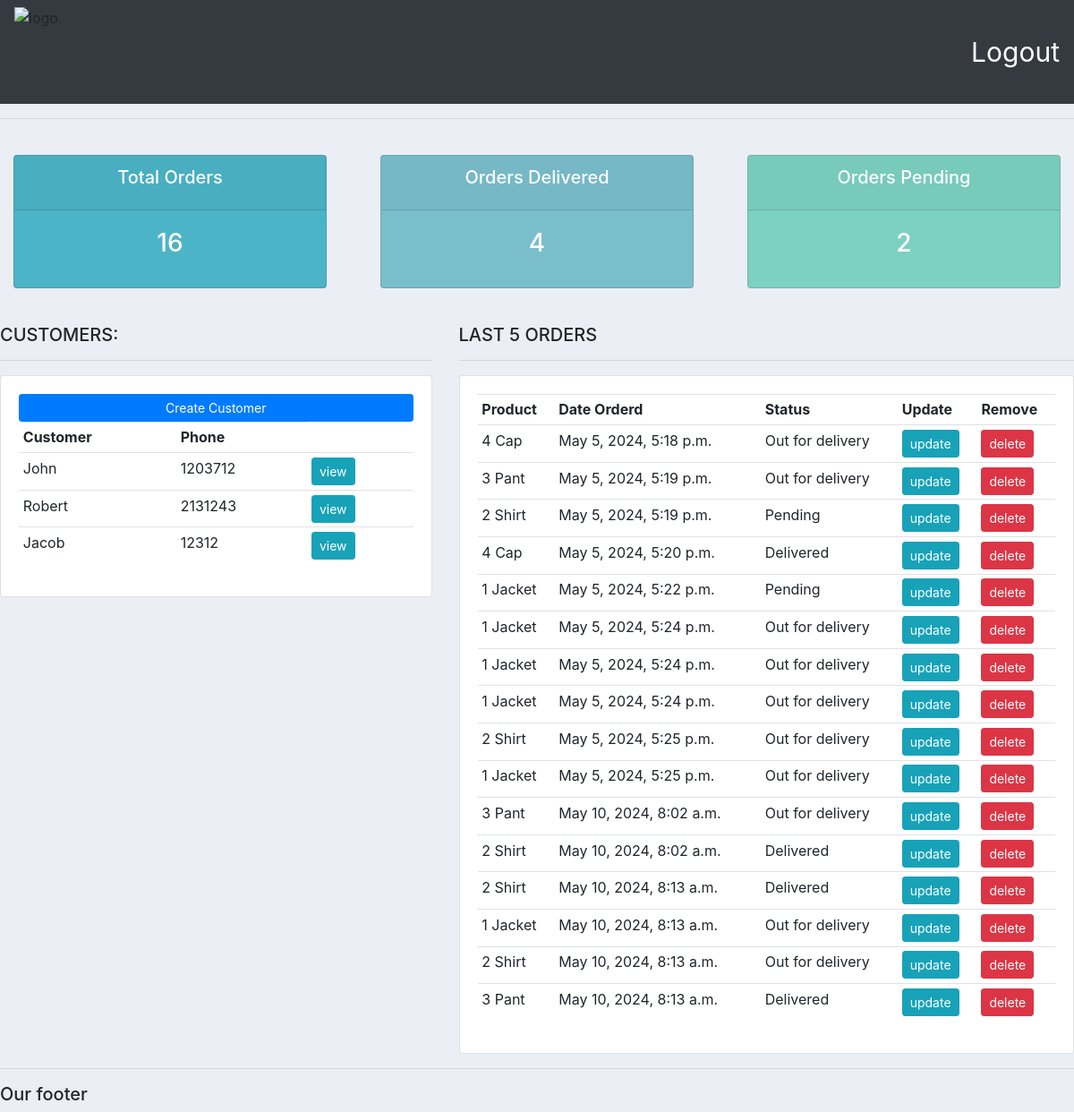
The page / (signed in) on the database as committed earlier.
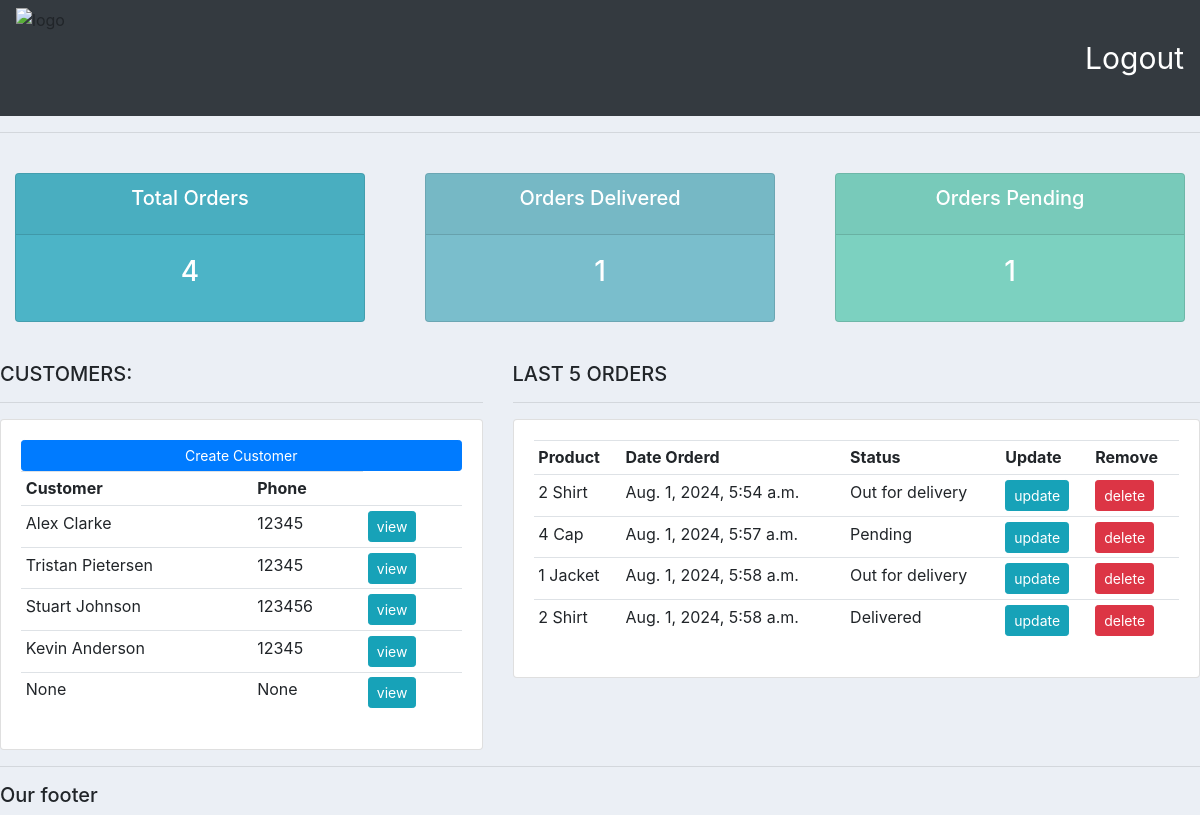
The same page on the database as committed later.
### accounts/models.py (models this page shows, shortened)
class Customer(models.Model):
    user = models.OneToOneField(User, null=True, on_delete = models.CASCADE)
    name = models.CharField(max_length=200, null=True)
    phone = models.CharField(max_length=200, null=True)
    email = models.CharField(max_length=200, null=True)
    date_created = models.DateTimeField(auto_now_add=True, null=True)

class Order(models.Model):
    STATUS = (
        ('Pending', 'Pending'),
        ('Out for delivery', 'Out for delivery'),
        ('Delivered', 'Delivered'),
    )
    customer = models.ForeignKey(Customer, null=True, on_delete=models.SET_NULL)
    product = models.ForeignKey(Product, null=True, on_delete=models.SET_NULL)
    date_created = models.DateTimeField(auto_now_add=True)
    status = models.CharField(max_length=200, null=True, choices=STATUS)
    note = models.CharField(max_length=1000, null=True)

class Product(models.Model):
    Category = (
        ('Indoor', 'Indoor'),
        ('Outdoor', 'Outdoor'),
        ('Delivery', 'Delivered'),
    )
    name = models.CharField(max_length=200, null=True)
    price = models.FloatField(null=True)
    category = models.CharField(max_length=200, null=True, choices=Category)
    description = models.CharField(max_length=200, null=True)
    date_created = models.DateTimeField(auto_now_add=True, null=True)
    tags = models.ManyToManyField(Tag)
    def __str__(self):
        return f'{self.id} {self.name}'

### accounts/decorators.py (the view)
    def inner(request, *args, **kwargs):
         user_group = None
         if request.user.groups.exists():
             all_groups = request.user.groups.all()
             user_group = all_groups[0].name
         if user_group == 'admin':
             return views_func(request, *args, **kwargs)
         elif user_group == 'customer':
             return redirect('user_page')
         else:
             return HttpResponse('Sorry! You are not allowed to see this page')

### accounts/views.py (called while the page is built)
@login_required(login_url='login')
@admin_only
def home(request):
    customers = Customer.objects.all()
    orders = Order.objects.all()
    total_customers = customers.count()
    total_orders = orders.count()
    delivered = orders.filter(status = 'Delivered').count()
    pending = orders.filter(status = 'Pending').count()
    context = {'customers' : customers, 'orders' : orders, 'total_customers' : total_customers, 'total_orders' : total_orders, 'delivered' : delivered, 'pending': pending}
    return render(request, 'accounts/dashboard.html', context)

### crm/templates/accounts/dashboard.html
{%  extends 'accounts/main.html' %}
{% block content %}
{% include 'accounts/status.html'%}
<br>
<div class="row">
	<div class="col-md-5">
		<h5>CUSTOMERS:</h5>
		<hr>
		<div class="card card-body">
			<a class="btn btn-primary  btn-sm btn-block" href="">Create Customer</a>
			<table class="table table-sm">
				<tr>
					<th>Customer</th>
					<th>Phone</th>
				</tr>
				{% for i in customers %}
				<tr>
				    <td>{{i.name}}</td>
					<td>{{i.phone}}</td>
					<td><a class="btn btn-sm btn-info" href="{% url 'customer' i.id %}" target="_blank">view</a></td>
				</tr>
				{% endfor%}
			</table>
		</div>
	</div>
	<div class="col-md-7">
		<h5>LAST 5 ORDERS</h5>
		<hr>
		<div class="card card-body">
			<table class="table table-sm">
				<tr>
					<th>Product</th>
					<th>Date Orderd</th>
					<th>Status</th>
					<th>Update</th>
					<th>Remove</th>
				</tr>
		    {% for i in orders %}
			<tr>
				<td>{{i.product}}</td>
				<td>{{i.date_created}}</td>
				<td>{{i.status}}</td>
				<td><a class="btn btn-sm btn-info" href="{% url 'update_order' i.id %}">update</a></td>
				<td><a class="btn btn-sm btn-danger" href="{% url 'delete_order' i.id %}">delete</a></td>
			</tr>
			{% endfor %}
			</table>
		</div>
	</div>
</div>
{% endblock %}

### crm/templates/accounts/main.html (shortened to what this page needs)
{% load static %}
<!DOCTYPE html>
<html lang="en">
<head>
    <link rel="stylesheet" href="https://cdn.jsdelivr.net/npm/bootstrap@4.0.0/dist/css/bootstrap.min.css">
    <link rel="stylesheet" type="text/css" href="{% static '/css/main.css' %}">
</head>
<body>
    {% include 'accounts/navbar.html'%}
    <hr>
    {% block content %}
    {% endblock %}
    <hr>
    <h5>Our footer</h5>
</body>
</html>

### crm/templates/accounts/navbar.html (shortened to what this page needs)
{% load static %}
<nav class="navbar navbar-expand-lg navbar-dark bg-dark">
    <img src="{% static 'images/logo_crm.jpg' %}" height='100px' width='200px' alt="logo">
    <span style="font-size:30px;"><a href="{% url 'logout' %}" style="color: white;">Logout</a></span>
  </nav>

### crm/templates/accounts/status.html
<br>
<div class="row">
	<div class="col">
		<div class="col-md">
			<div class="card text-center text-white  mb-3" id="total-orders">
			  	<div class="card-header">
			  		<h5 class="card-title">Total Orders</h5>
			  	</div>
			  	<div class="card-body">
			    	<h3 class="card-title">{{total_orders}}</h3>
			  	</div>
			</div>
		</div>
	</div>
	<div class="col">
		<div class="col-md">
			<div class="card text-center text-white  mb-3" id="orders-delivered">
			  	<div class="card-header">
			  		<h5 class="card-title">Orders Delivered</h5>
			  	</div>
			  	<div class="card-body">
			    	<h3 class="card-title">{{delivered}}</h3>
			  	</div>
			</div>
		</div>
	</div>
	<div class="col">
		<div class="col-md">
			<div class="card text-center text-white  mb-3" id="orders-pending">
			  	<div class="card-header">
			  		<h5 class="card-title">Orders Pending</h5>
			  	</div>
			  	<div class="card-body">
			    	<h3 class="card-title">{{pending}}</h3>
			  	</div>
			</div>
		</div>
	</div>
</div>

### static/css/main.css (style rules this page uses)
body { background-color: #ebeff5; }
#total-orders { background-color: #4cb4c7; }
#orders-delivered { background-color: #7abecc; }
#orders-pending { background-color: #7CD1C0; }

Rows that differ between the two databases and show on the page:
removed Customer: name "John", phone "1203712"
removed Customer: name "Robert", phone "2131243"
removed Customer: name "Jacob", phone "12312"
removed Order: product "4 Cap", date_created "May 5, 2024, 5:18 p.m.", status "Out for delivery"
removed Order: product "3 Pant", date_created "May 5, 2024, 5:19 p.m.", status "Out for delivery"
removed Order: product "2 Shirt", date_created "May 5, 2024, 5:19 p.m.", status "Pending"
removed Order: product "4 Cap", date_created "May 5, 2024, 5:20 p.m.", status "Delivered"
removed Order: product "1 Jacket", date_created "May 5, 2024, 5:22 p.m.", status "Pending"
removed Order: product "1 Jacket", date_created "May 5, 2024, 5:24 p.m.", status "Out for delivery"
removed Order: product "1 Jacket", date_created "May 5, 2024, 5:24 p.m.", status "Out for delivery"
removed Order: product "1 Jacket", date_created "May 5, 2024, 5:24 p.m.", status "Out for delivery"
removed Order: product "2 Shirt", date_created "May 5, 2024, 5:25 p.m.", status "Out for delivery"
removed Order: product "1 Jacket", date_created "May 5, 2024, 5:25 p.m.", status "Out for delivery"
removed Order: product "3 Pant", date_created "May 10, 2024, 8:02 a.m.", status "Out for delivery"
removed Order: product "2 Shirt", date_created "May 10, 2024, 8:02 a.m.", status "Delivered"
removed Order: product "2 Shirt", date_created "May 10, 2024, 8:13 a.m.", status "Delivered"
removed Order: product "1 Jacket", date_created "May 10, 2024, 8:13 a.m.", status "Out for delivery"
removed Order: product "2 Shirt", date_created "May 10, 2024, 8:13 a.m.", status "Out for delivery"
removed Order: product "3 Pant", date_created "May 10, 2024, 8:13 a.m.", status "Delivered"
added Customer: name "Alex Clarke", phone "12345"
added Customer: name "Tristan Pietersen", phone "12345"
added Customer: name "Stuart Johnson", phone "123456"
added Customer: name "Kevin Anderson", phone "12345"
added Customer: name "None", phone "None"
added Order: product "2 Shirt", date_created "Aug. 1, 2024, 5:54 a.m.", status "Out for delivery"
added Order: product "4 Cap", date_created "Aug. 1, 2024, 5:57 a.m.", status "Pending"
added Order: product "1 Jacket", date_created "Aug. 1, 2024, 5:58 a.m.", status "Out for delivery"
added Order: product "2 Shirt", date_created "Aug. 1, 2024, 5:58 a.m.", status "Delivered"
Other text that changed with them:
{{ total_orders }}: "16" → "4"
{{ delivered }}: "4" → "1"
{{ pending }}: "2" → "1"
